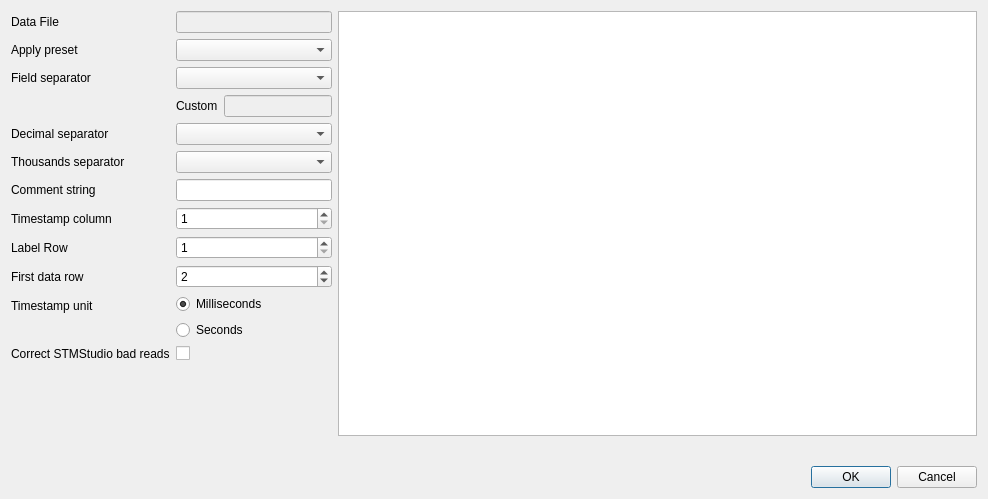
<?xml version="1.0" encoding="UTF-8"?>
<ui version="4.0">
 <class>ParseDataFileDialog</class>
 <widget class="QDialog" name="ParseDataFileDialog">
  <property name="geometry">
   <rect>
    <x>0</x>
    <y>0</y>
    <width>988</width>
    <height>499</height>
   </rect>
  </property>
  <property name="windowTitle">
   <string>Open Data File</string>
  </property>
  <layout class="QVBoxLayout" name="verticalLayout">
   <item>
    <layout class="QHBoxLayout" name="horizontalLayout" stretch="0,1">
     <item>
      <layout class="QFormLayout" name="formLayout">
       <property name="fieldGrowthPolicy">
        <enum>QFormLayout::AllNonFixedFieldsGrow</enum>
       </property>
       <item row="2" column="0">
        <widget class="QLabel" name="label_5">
         <property name="text">
          <string>Data File</string>
         </property>
        </widget>
       </item>
       <item row="2" column="1">
        <widget class="QLineEdit" name="lineDataFile">
         <property name="enabled">
          <bool>false</bool>
         </property>
        </widget>
       </item>
       <item row="3" column="0">
        <widget class="QLabel" name="label_6">
         <property name="text">
          <string>Apply preset</string>
         </property>
        </widget>
       </item>
       <item row="3" column="1">
        <widget class="QComboBox" name="comboPreset"/>
       </item>
       <item row="4" column="0">
        <widget class="QLabel" name="label">
         <property name="text">
          <string>Field separator</string>
         </property>
        </widget>
       </item>
       <item row="4" column="1">
        <widget class="QComboBox" name="comboFieldSeparator"/>
       </item>
       <item row="5" column="1">
        <layout class="QFormLayout" name="formLayout_2">
         <item row="0" column="0">
          <widget class="QLabel" name="label_7">
           <property name="text">
            <string>Custom</string>
           </property>
          </widget>
         </item>
         <item row="0" column="1">
          <widget class="QLineEdit" name="lineCustomFieldSeparator">
           <property name="enabled">
            <bool>false</bool>
           </property>
          </widget>
         </item>
        </layout>
       </item>
       <item row="6" column="0">
        <widget class="QLabel" name="label_8">
         <property name="text">
          <string>Decimal separator</string>
         </property>
        </widget>
       </item>
       <item row="6" column="1">
        <widget class="QComboBox" name="comboDecimalSeparator"/>
       </item>
       <item row="7" column="0">
        <widget class="QLabel" name="label_9">
         <property name="text">
          <string>Thousands separator</string>
         </property>
        </widget>
       </item>
       <item row="7" column="1">
        <widget class="QComboBox" name="comboGroupSeparator"/>
       </item>
       <item row="8" column="0">
        <widget class="QLabel" name="label_11">
         <property name="text">
          <string>Comment string</string>
         </property>
        </widget>
       </item>
       <item row="8" column="1">
        <widget class="QLineEdit" name="lineComment"/>
       </item>
       <item row="9" column="0">
        <widget class="QLabel" name="label_3">
         <property name="text">
          <string>Timestamp column</string>
         </property>
        </widget>
       </item>
       <item row="9" column="1">
        <widget class="QSpinBox" name="spinColumn">
         <property name="minimum">
          <number>1</number>
         </property>
         <property name="maximum">
          <number>9999</number>
         </property>
         <property name="value">
          <number>1</number>
         </property>
        </widget>
       </item>
       <item row="11" column="0">
        <widget class="QLabel" name="label_4">
         <property name="text">
          <string>Label Row</string>
         </property>
        </widget>
       </item>
       <item row="11" column="1">
        <widget class="QSpinBox" name="spinLabelRow">
         <property name="minimum">
          <number>1</number>
         </property>
         <property name="maximum">
          <number>9999</number>
         </property>
         <property name="value">
          <number>1</number>
         </property>
        </widget>
       </item>
       <item row="13" column="0">
        <widget class="QLabel" name="label_2">
         <property name="text">
          <string>First data row</string>
         </property>
        </widget>
       </item>
       <item row="13" column="1">
        <widget class="QSpinBox" name="spinDataRow">
         <property name="minimum">
          <number>1</number>
         </property>
         <property name="maximum">
          <number>9999</number>
         </property>
         <property name="value">
          <number>2</number>
         </property>
        </widget>
       </item>
       <item row="15" column="0">
        <widget class="QLabel" name="label_13">
         <property name="text">
          <string>Timestamp unit</string>
         </property>
        </widget>
       </item>
       <item row="16" column="0">
        <widget class="QLabel" name="label_14">
         <property name="text">
          <string>Correct STMStudio bad reads</string>
         </property>
        </widget>
       </item>
       <item row="16" column="1">
        <widget class="QCheckBox" name="checkStmStudioCorrection">
         <property name="text">
          <string/>
         </property>
        </widget>
       </item>
       <item row="15" column="1">
        <layout class="QVBoxLayout" name="verticalLayout_2">
         <item>
          <widget class="QRadioButton" name="radioMilliSeconds">
           <property name="text">
            <string>Milliseconds</string>
           </property>
           <property name="checked">
            <bool>true</bool>
           </property>
          </widget>
         </item>
         <item>
          <widget class="QRadioButton" name="radioSeconds">
           <property name="text">
            <string>Seconds</string>
           </property>
          </widget>
         </item>
        </layout>
       </item>
      </layout>
     </item>
     <item>
      <widget class="QTableWidget" name="tablePreview">
       <property name="sizePolicy">
        <sizepolicy hsizetype="Expanding" vsizetype="Expanding">
         <horstretch>2</horstretch>
         <verstretch>0</verstretch>
        </sizepolicy>
       </property>
      </widget>
     </item>
    </layout>
   </item>
   <item>
    <widget class="QLabel" name="lblImportStatus">
     <property name="font">
      <font>
       <pointsize>12</pointsize>
       <weight>75</weight>
       <bold>true</bold>
      </font>
     </property>
     <property name="text">
      <string/>
     </property>
     <property name="alignment">
      <set>Qt::AlignRight|Qt::AlignTrailing|Qt::AlignVCenter</set>
     </property>
    </widget>
   </item>
   <item>
    <widget class="QDialogButtonBox" name="btnBox">
     <property name="enabled">
      <bool>true</bool>
     </property>
     <property name="orientation">
      <enum>Qt::Horizontal</enum>
     </property>
     <property name="standardButtons">
      <set>QDialogButtonBox::Cancel|QDialogButtonBox::Ok</set>
     </property>
    </widget>
   </item>
  </layout>
 </widget>
 <tabstops>
  <tabstop>lineDataFile</tabstop>
  <tabstop>comboPreset</tabstop>
  <tabstop>comboFieldSeparator</tabstop>
  <tabstop>lineCustomFieldSeparator</tabstop>
  <tabstop>comboDecimalSeparator</tabstop>
  <tabstop>comboGroupSeparator</tabstop>
  <tabstop>lineComment</tabstop>
  <tabstop>spinColumn</tabstop>
  <tabstop>spinLabelRow</tabstop>
  <tabstop>spinDataRow</tabstop>
  <tabstop>radioMilliSeconds</tabstop>
  <tabstop>radioSeconds</tabstop>
  <tabstop>checkStmStudioCorrection</tabstop>
  <tabstop>tablePreview</tabstop>
 </tabstops>
 <resources/>
 <connections>
  <connection>
   <sender>btnBox</sender>
   <signal>accepted()</signal>
   <receiver>ParseDataFileDialog</receiver>
   <slot>accept()</slot>
   <hints>
    <hint type="sourcelabel">
     <x>248</x>
     <y>254</y>
    </hint>
    <hint type="destinationlabel">
     <x>157</x>
     <y>274</y>
    </hint>
   </hints>
  </connection>
  <connection>
   <sender>btnBox</sender>
   <signal>rejected()</signal>
   <receiver>ParseDataFileDialog</receiver>
   <slot>reject()</slot>
   <hints>
    <hint type="sourcelabel">
     <x>316</x>
     <y>260</y>
    </hint>
    <hint type="destinationlabel">
     <x>286</x>
     <y>274</y>
    </hint>
   </hints>
  </connection>
 </connections>
</ui>
